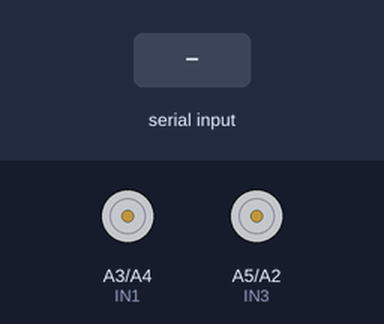
A sketch run on a simulated Arduino Uno, built with avr-gcc and run on an emulated ATmega328P. Shown: motor-driver pin pairs drawn as motors (green arrow = first pin HIGH = forward, orange = second pin HIGH = backward, longer = more drive). The test bench sets the inputs (shaded band).

Above: at 1.2 s.
1.3 s: "F" received over Serial
At 1.42 s:
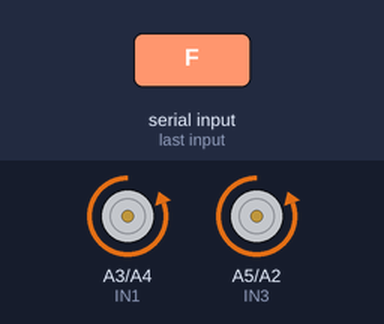
3.0 s: "R" received over Serial
At 3.22 s:
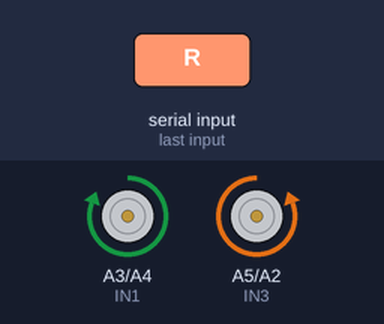
4.8 s: "L" received over Serial
At 4.87 s:
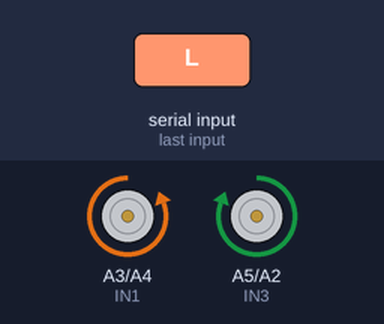
Timing chart, 0 to 7.8 s (numbered marks = the images above; inputs shaded):
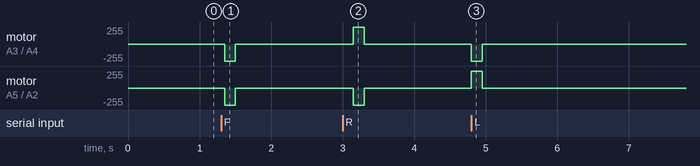

Measured:
- after the input at 1.3 s, motor on A3 (IN1) / A4 (IN2), motor on A5 (IN3) / A2 (IN4): stopped → backward 255/255 after 0.05 s, → stopped 0.15 s later
- after the input at 3.0 s, motor on A3 (IN1) / A4 (IN2): stopped → forward 255/255 after 0.15 s, → stopped 0.15 s later; motor on A5 (IN3) / A2 (IN4): stopped → backward 255/255 after 0.15 s, → stopped 0.15 s later
- after the input at 4.8 s, motor on A3 (IN1) / A4 (IN2): stopped → backward 255/255 at once, → stopped 0.15 s later; motor on A5 (IN3) / A2 (IN4): stopped → forward 255/255 at once, → stopped 0.15 s later

The sketch:

Prueba_motores_con_teclas_ANDA_BIEN.ino
```cpp
// Motor A Derecba
int IN1 = A3;
int IN2 = A4;

// Motor B Izquierda
int IN3 = A5;
int IN4 = A2;

int vel = 255;
int stp = 150;

void setup()
{
 Serial.begin(9600) ;
 // Declaramos todos los pines como salidas
 pinMode (IN1, OUTPUT);
 pinMode (IN2, OUTPUT);
 pinMode (IN3, OUTPUT);
 pinMode (IN4, OUTPUT);

}

void loop() {
  // put your main code here, to run repeatedly:
 // Motor gira en un sentido
 if (Serial.available())
 switch (Serial.read())
 {
 case 'F':
 Adelante();
 break;
 case 'B':
 Atras();
 break;
 case 'R':
 Derecha();
 break;
 case 'L':
 Izquierda();
 break;
 case 'S':
 Parar();
 break;
 }
delay (stp);
Parar();
}

void Atras ()
{
 //Direccion motor A
 digitalWrite (IN1, LOW);
 digitalWrite (IN2, HIGH);
 //Direccion motor B
 digitalWrite (IN3, LOW);
 digitalWrite (IN4, HIGH);
 }

void Adelante ()
{
 //Direccion motor A
 digitalWrite (IN2, HIGH);
 digitalWrite (IN1, LOW);
 //Direccion motor B
 digitalWrite (IN4, HIGH);
 digitalWrite (IN3, LOW);

}

void Derecha ()
{
 //Direccion motor A
 digitalWrite (IN2, LOW);
 digitalWrite (IN1, HIGH);
 //Direccion motor B
 digitalWrite (IN4, HIGH);
 digitalWrite (IN3, LOW);

}

void Izquierda ()
{
 //Direccion motor A
 digitalWrite (IN1, LOW);
 digitalWrite (IN2, HIGH);
 //Direccion motor B
 digitalWrite (IN3, HIGH);
 digitalWrite (IN4, LOW);
}

void Parar() {
  digitalWrite(IN1, LOW);
  digitalWrite(IN2, LOW);
  digitalWrite(IN3, LOW);
  digitalWrite(IN4, LOW);
}
```
